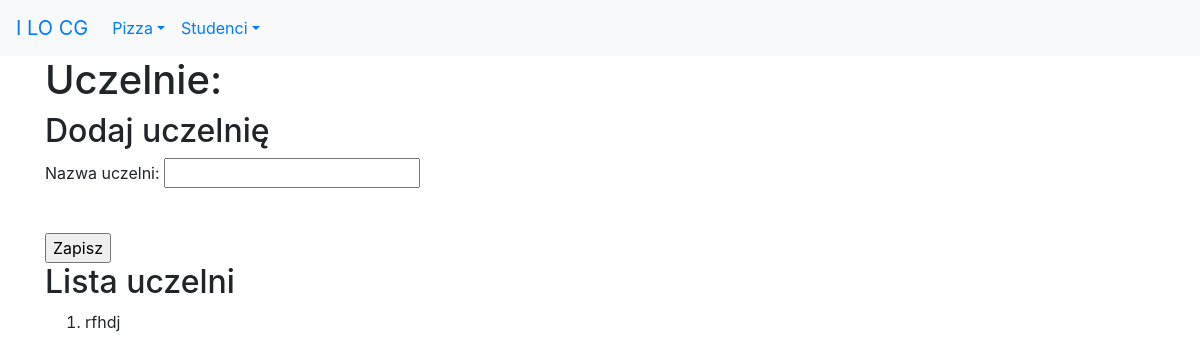
The page /studenci/uczelnie/ on the database as committed earlier.
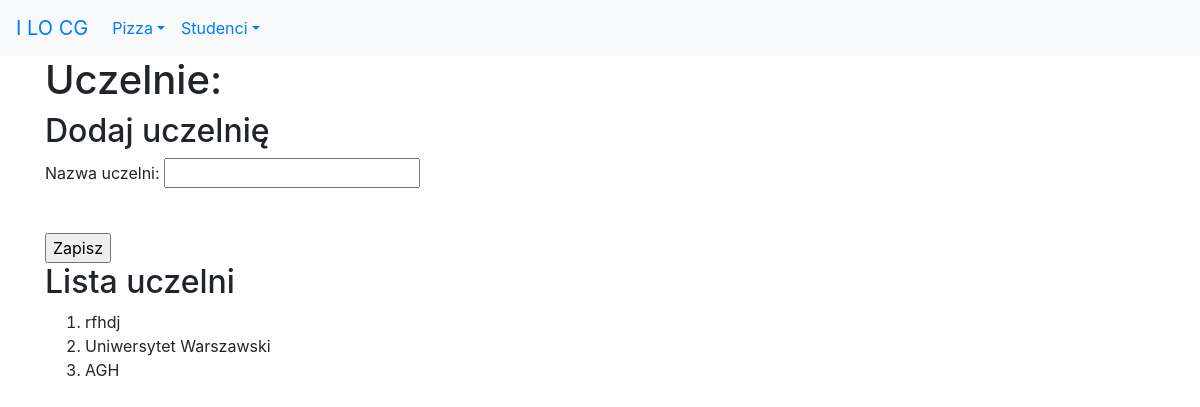
The same page on the database as committed later.
### studenci_app/models.py (models this page shows)
class Uczelnia(models.Model):
    nazwa = models.CharField(verbose_name='uczelnia', max_length=30)

### studenci_app/views.py (the view)
# urls.py: path('uczelnie/', views.uczelnie, name='uczelnie'),
def uczelnie(request):
    if request.method == 'POST':
        form = UczelniaForm(request.POST)  # do wyjaśnienie
        if form.is_valid():
            print(form.cleaned_data)
            u = Uczelnia(nazwa=form.cleaned_data['nazwa'])
            u.save()
            messages.success(request, "Poprawnie dodano dane!")
            return redirect(reverse('studenci_app:uczelnie'))
        else:
            messages.error(request, "Niepoprawne dane!")
    else:
        form = UczelniaForm()
    uczelnie = Uczelnia.objects.all()
    kontekst = {'uczelnie': uczelnie, 'form': form}
    return render(request, 'studenci_app/uczelnie.html', kontekst)

### studenci_app/forms.py
class UczelniaForm(forms.Form):
    nazwa = forms.CharField(
        label="Nazwa uczelni",
        max_length=30,
        widget=forms.TextInput()
    )

### studenci_app/templates/studenci_app/uczelnie.html (shortened to what this page needs)
{% extends 'szablon.html' %}
{% block naglowek %}Uczelnie:{% endblock naglowek %}
{% block tresc %}
<h2>Dodaj uczelnię</h2>
    <form action="." method="POST">
        {{ form.as_p }}
        <br>
        <input type="submit" value="Zapisz">
    </form>
<h2>Lista uczelni</h2>
<ol>
    {% for uczelnia in uczelnie %}
        <li>{{ uczelnia.nazwa }}</li>
    {% endfor %}
</ol>
{% endblock tresc %}

Rows that differ between the two databases and show on the page:
added Uczelnia: nazwa "Uniwersytet Warszawski"
added Uczelnia: nazwa "AGH"
